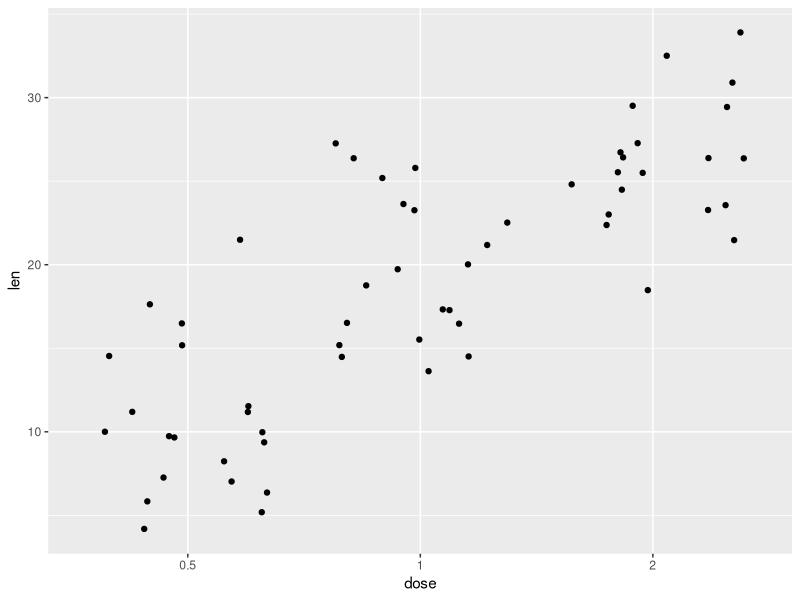
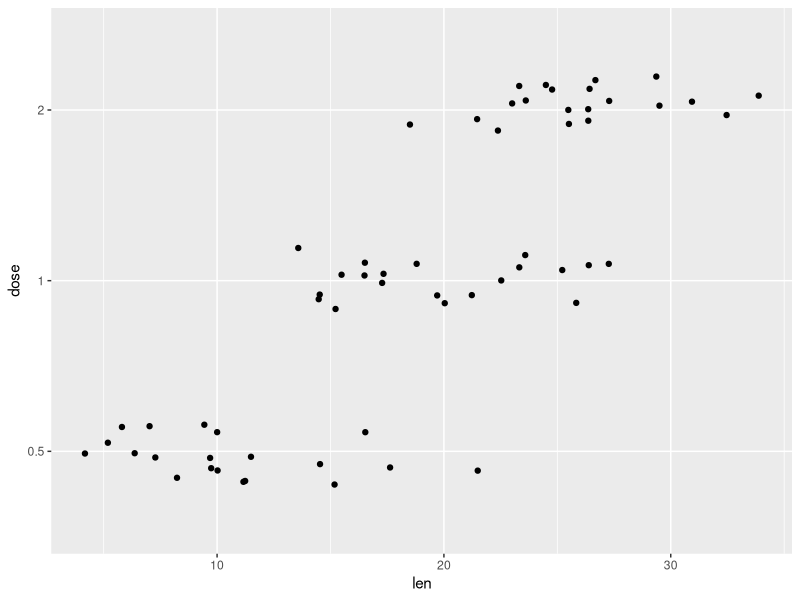
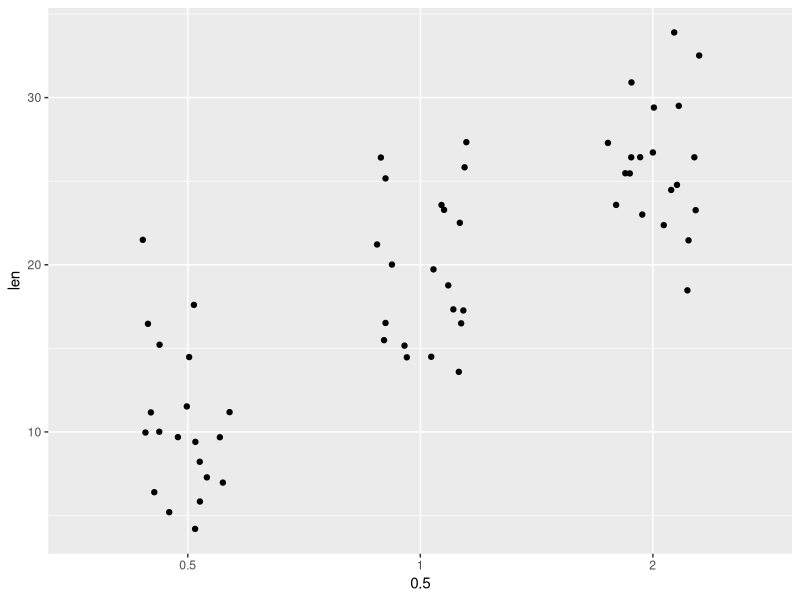
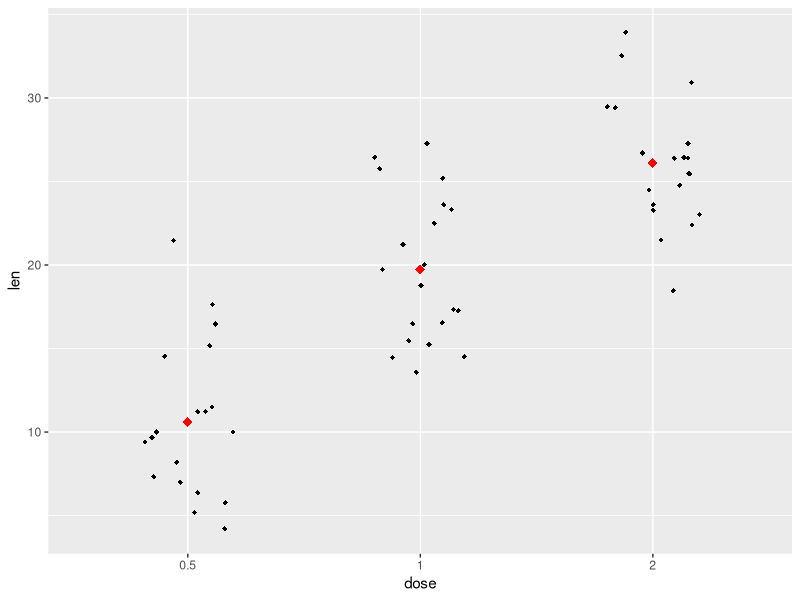
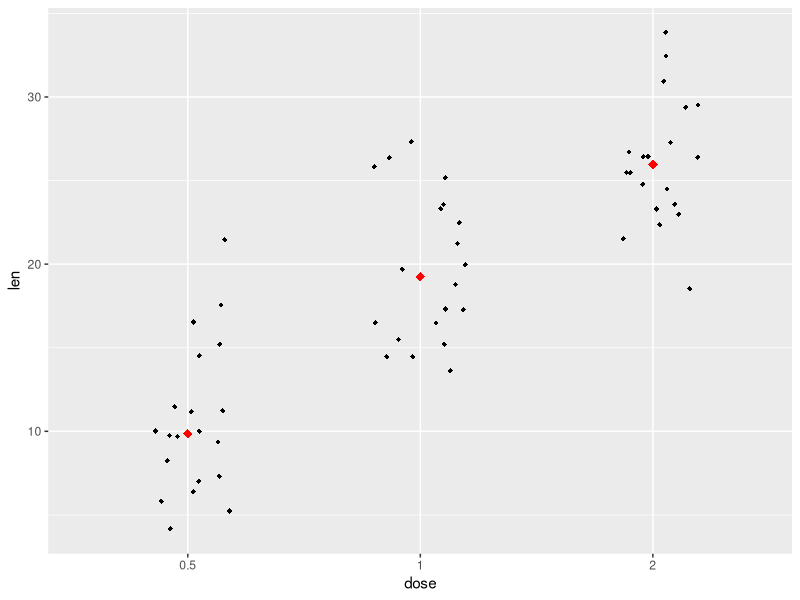
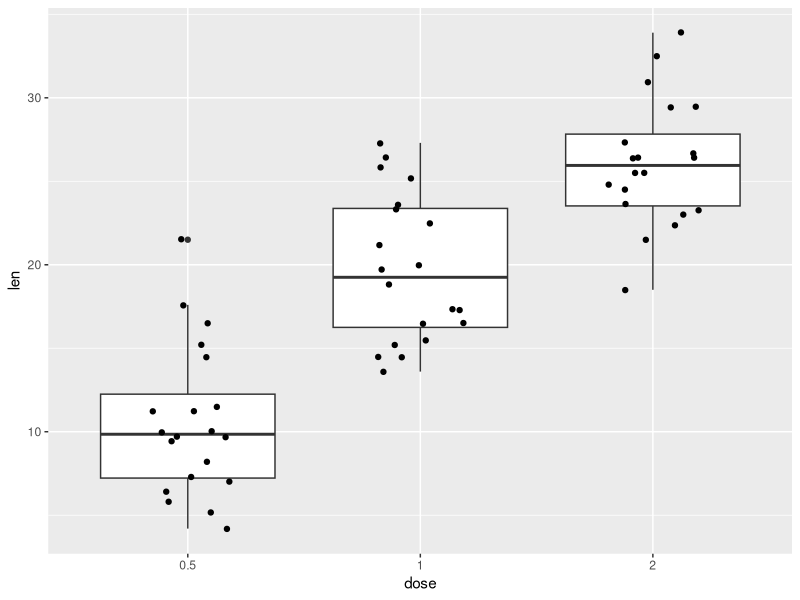
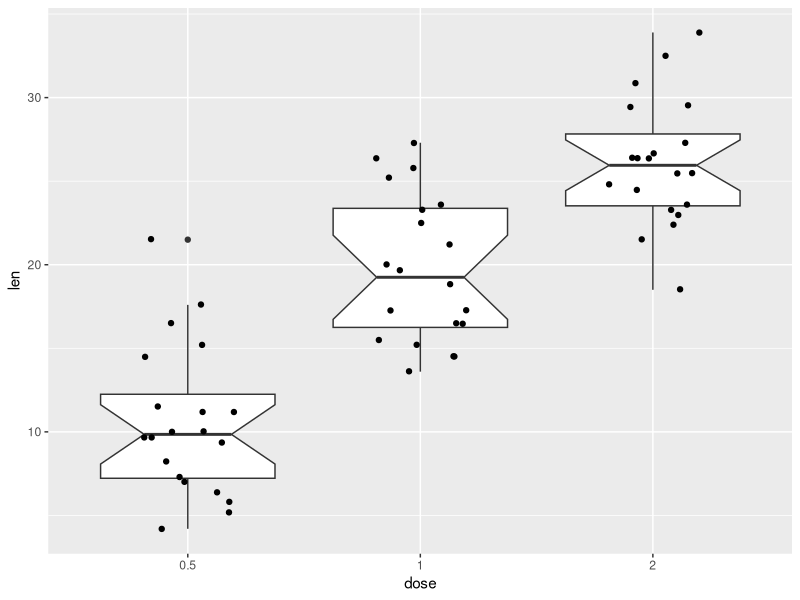
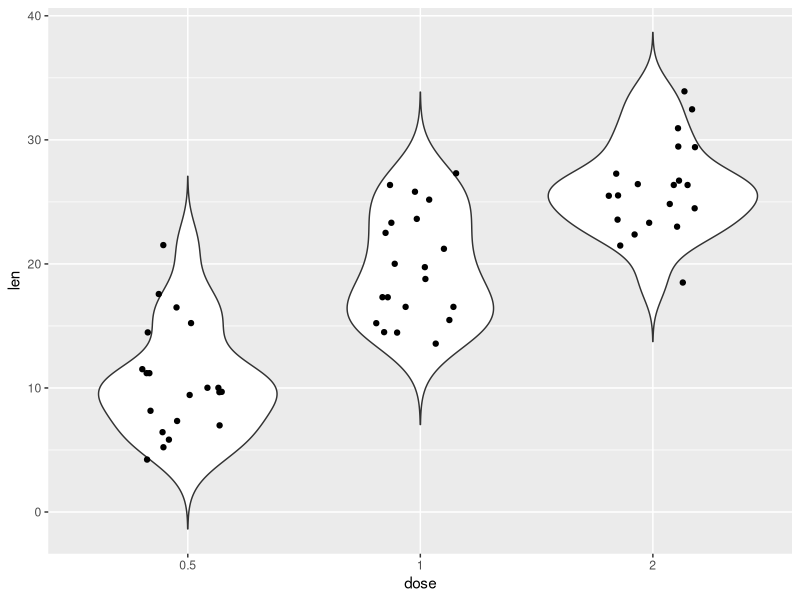

Source code (R) for these figures, in order:
## JITTER PLOT
ToothGrowth$dose <- as.factor(ToothGrowth$dose)
head(ToothGrowth)
library(ggplot2)
ggplot(ToothGrowth, aes(x=dose, y=len))+
  geom_jitter()

p <- ggplot(ToothGrowth, aes(x=dose, y=len))+
  geom_jitter(position=position_jitter(0.2))
p + coord_flip()
p + scale_x_discrete("0.5","2")

p <- ggplot(ToothGrowth, aes(x=dose, y=len))+
  geom_jitter(position=position_jitter(0.2), cex=1.2)

p <- ggplot(ToothGrowth, aes(x=dose, y=len))+
  geom_jitter(position=position_jitter(0.2), shape=18)

p + stat_summary(fun.y=mean, geom="point", shape=18, size=3, color="red")
p + stat_summary(fun.y=median, geom="point", shape=18, size=3, color="red")

ggplot(ToothGrowth, aes(x=dose, y=len))+
  geom_boxplot()+ geom_jitter(position=position_jitter(0.2))
ggplot(ToothGrowth, aes(x=dose, y=len))+
  geom_boxplot(notch = TRUE)+ geom_jitter(position=position_jitter(0.2))

ggplot(ToothGrowth, aes(x=dose, y=len))+
  geom_violin(trim=FALSE)+ geom_jitter(position=position_jitter(0.2))

p <- ggplot(ToothGrowth, aes(x=dose, y=len))+
  geom_jitter(position=position_jitter(0.2))
p + stat_summary(fun.data=mean_sdl, mult=1, geom="crossbar", width=0.5)
p + stat_summary(fun.data=mean_sdl, mult=1,
                 geom="pointrange", colors="red")
p <- ggplot(ToothGrowth, aes(x=dose, y=len, shape=dose))+
  geom_jitter(position=position_jitter(0.2))
p + scale_shape_manual(values=c(1,17,19))
